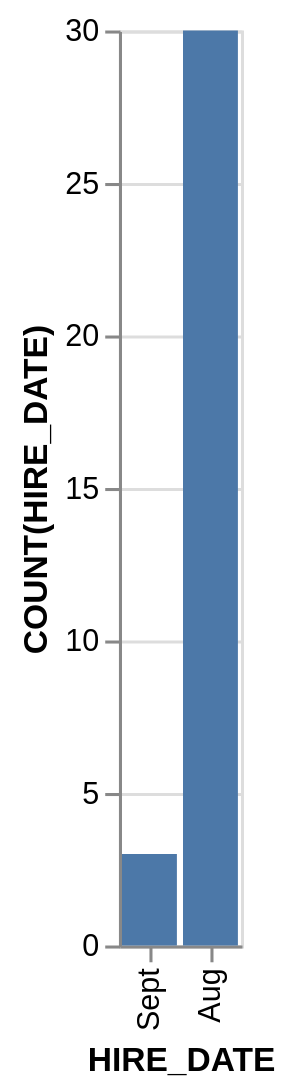

Here is the Vega-Lite specification saved for this chart:
### Vega-Lite specification from a JSON file in a GitHub repository (floating-point values rounded to 4 significant figures)
{"data": {"values": [{"x_data": "Sept", "y_data": 3}, {"x_data": "Aug", "y_data": 30}]}, "mark": "bar", "encoding": {"x": {"field": "x_data", "type": "nominal", "title": "HIRE_DATE", "sort": {"op": "sum", "field": "y_data", "order": "ascending"}}, "y": {"field": "y_data", "type": "quantitative", "title": "COUNT(HIRE_DATE)"}}}
